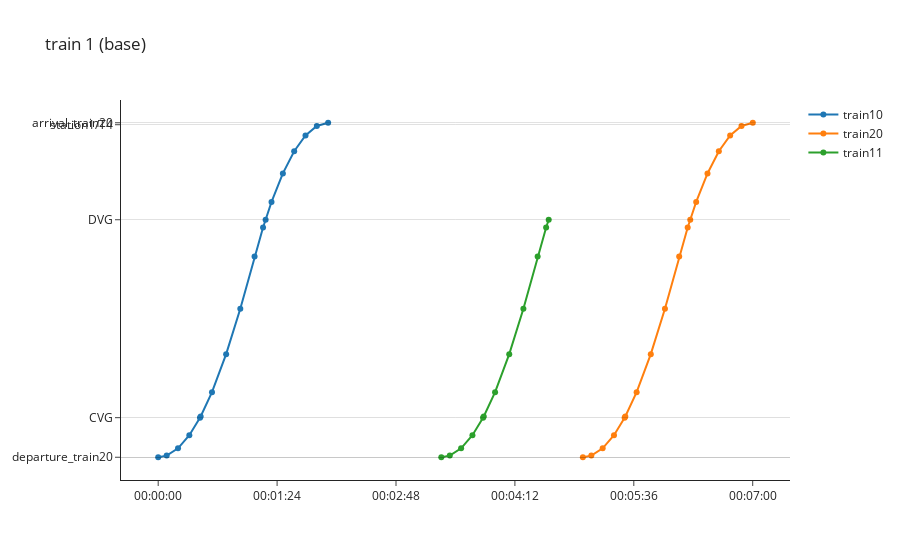

The notebook cell this image was saved under:
### Code cell
sim.copy_train('train10', 'train20', departure_time=300.)
sim.run()
sim.space_time_chart_plotly(1)

### Figure 1 — Plotly figure (JSON) as saved in the notebook; plotly's stock layout.template omitted (floating-point values rounded to 4 significant figures)
{"data": [{"name": "train10", "type": "scatter", "x": [0, 6, 14, 22, 29.51, 30, 38, 48, 58, 68.07, 74.07, 75.88, 80.07, 88.07, 96.07, 104.1, 112.1, 120.1], "y": [0, 8.294, 45.07, 111.0, 200, 205.8, 328.9, 520.8, 750.4, 1014, 1161, 1200, 1290, 1434, 1546, 1626, 1674, 1690]}, {"name": "train20", "type": "scatter", "x": [300, 306, 314, 322, 329.5, 330, 338, 348, 358, 368.1, 374.1, 375.9, 380.1, 388.1, 396.1, 404.1, 412.1, 420.1], "y": [0, 8.294, 45.07, 111.0, 200, 205.8, 328.9, 520.8, 750.4, 1014, 1161, 1200, 1290, 1434, 1546, 1626, 1674, 1690]}, {"name": "train11", "type": "scatter", "x": [200, 206, 214, 222, 229.5, 230, 238, 248, 258, 268.1, 274.1, 275.9, 280.1, 288.1, 296.1, 304.1, 312.1, 320.1], "y": [0, 8.294, 45.07, 111.0, 200, 205.8, 328.9, 520.8, 750.4, 1014, 1161, 1200, null, null, null, null, null, null]}], "layout": {"hovermode": "x unified", "shapes": [{"line": {"color": "black", "width": 0.5}, "type": "line", "x0": 0, "x1": 1, "xref": "x domain", "y0": 0, "y1": 0, "yref": "y"}, {"line": {"color": "black", "width": 0.5}, "type": "line", "x0": 0, "x1": 1, "xref": "x domain", "y0": 0, "y1": 0, "yref": "y"}, {"line": {"color": "black", "width": 0.5}, "type": "line", "x0": 0, "x1": 1, "xref": "x domain", "y0": 200, "y1": 200, "yref": "y"}, {"line": {"color": "black", "width": 0.5}, "type": "line", "x0": 0, "x1": 1, "xref": "x domain", "y0": 1200, "y1": 1200, "yref": "y"}, {"line": {"color": "black", "width": 0.5}, "type": "line", "x0": 0, "x1": 1, "xref": "x domain", "y0": 1680, "y1": 1680, "yref": "y"}, {"line": {"color": "black", "width": 0.5}, "type": "line", "x0": 0, "x1": 1, "xref": "x domain", "y0": 1690, "y1": 1690, "yref": "y"}], "title": {"text": "train 1 (base)"}, "xaxis": {"tickmode": "array", "ticktext": ["00:00:00", "00:01:24", "00:02:48", "00:04:12", "00:05:36", "00:07:00"], "tickvals": [0, 84, 168, 252, 336, 420]}, "yaxis": {"tickmode": "array", "ticktext": ["departure_train20", "station0/T1", "CVG", "DVG", "station1/T4", "arrival_train20"], "tickvals": [0, 0, 200, 1200, 1680, 1690]}}}
